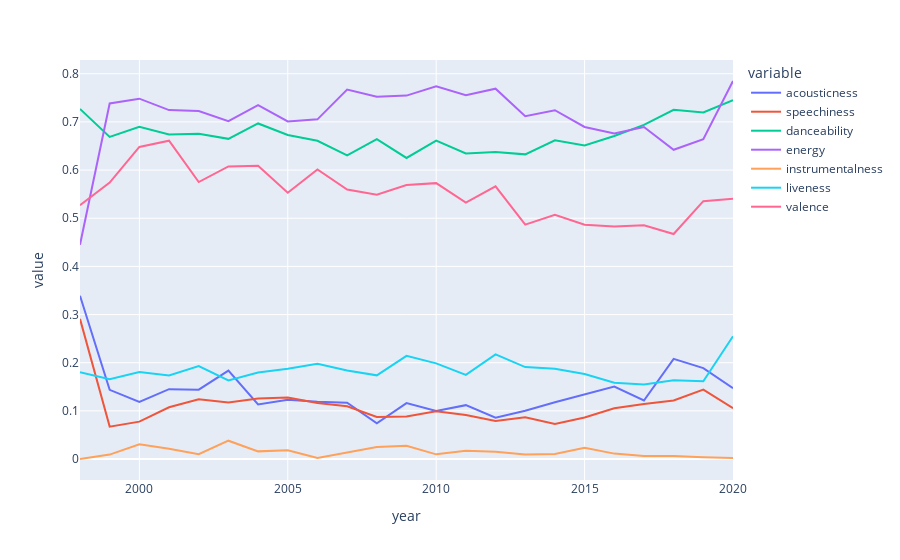

The cell this chart's notebook holds for it:
### Code cell
df_year = df.groupby("year").mean().reset_index()
df_year

song_features = ["acousticness", "speechiness", "danceability", "energy", "instrumentalness", "liveness", "valence"]
fig = px.line(df_year, x = "year", y = song_features)
fig.show()

### Figure 1 — Plotly figure (JSON) as saved in the notebook; plotly's stock layout.template omitted (floating-point values rounded to 4 significant figures)
{"data": [{"hovertemplate": "variable=acousticness<br>year=%{x}<br>value=%{y}<extra></extra>", "legendgroup": "acousticness", "line": {"color": "#636efa", "dash": "solid"}, "marker": {"symbol": "circle"}, "mode": "lines", "name": "acousticness", "orientation": "v", "showlegend": true, "type": "scatter", "x": [1998, 1999, 2000, 2001, 2002, 2003, 2004, 2005, 2006, 2007, 2008, 2009, 2010, 2011, 2012, 2013, 2014, 2015, 2016, 2017, 2018, 2019, 2020], "xaxis": "x", "y": [0.339, 0.1437, 0.1183, 0.1451, 0.144, 0.1836, 0.1133, 0.123, 0.119, 0.1169, 0.07426, 0.116, 0.09977, 0.1118, 0.08587, 0.1001, 0.118, 0.1343, 0.1506, 0.1215, 0.2081, 0.1887, 0.1469], "yaxis": "y"}, {"hovertemplate": "variable=speechiness<br>year=%{x}<br>value=%{y}<extra></extra>", "legendgroup": "speechiness", "line": {"color": "#EF553B", "dash": "solid"}, "marker": {"symbol": "circle"}, "mode": "lines", "name": "speechiness", "orientation": "v", "showlegend": true, "type": "scatter", "x": [1998, 1999, 2000, 2001, 2002, 2003, 2004, 2005, 2006, 2007, 2008, 2009, 2010, 2011, 2012, 2013, 2014, 2015, 2016, 2017, 2018, 2019, 2020], "xaxis": "x", "y": [0.291, 0.06722, 0.07756, 0.1074, 0.1242, 0.1171, 0.1258, 0.1279, 0.1164, 0.1095, 0.08746, 0.08814, 0.09891, 0.09156, 0.07877, 0.08676, 0.0727, 0.08611, 0.1055, 0.1143, 0.1215, 0.1441, 0.1056], "yaxis": "y"}, {"hovertemplate": "variable=danceability<br>year=%{x}<br>value=%{y}<extra></extra>", "legendgroup": "danceability", "line": {"color": "#00cc96", "dash": "solid"}, "marker": {"symbol": "circle"}, "mode": "lines", "name": "danceability", "orientation": "v", "showlegend": true, "type": "scatter", "x": [1998, 1999, 2000, 2001, 2002, 2003, 2004, 2005, 2006, 2007, 2008, 2009, 2010, 2011, 2012, 2013, 2014, 2015, 2016, 2017, 2018, 2019, 2020], "xaxis": "x", "y": [0.727, 0.669, 0.6898, 0.6741, 0.6752, 0.6649, 0.6968, 0.6729, 0.6609, 0.6305, 0.6642, 0.6252, 0.6611, 0.6344, 0.6374, 0.6326, 0.6619, 0.6513, 0.6707, 0.6937, 0.725, 0.7198, 0.7453], "yaxis": "y"}, {"hovertemplate": "variable=energy<br>year=%{x}<br>value=%{y}<extra></extra>", "legendgroup": "energy", "line": {"color": "#ab63fa", "dash": "solid"}, "marker": {"symbol": "circle"}, "mode": "lines", "name": "energy", "orientation": "v", "showlegend": true, "type": "scatter", "x": [1998, 1999, 2000, 2001, 2002, 2003, 2004, 2005, 2006, 2007, 2008, 2009, 2010, 2011, 2012, 2013, 2014, 2015, 2016, 2017, 2018, 2019, 2020], "xaxis": "x", "y": [0.445, 0.7384, 0.7483, 0.7246, 0.7226, 0.7015, 0.7347, 0.701, 0.7053, 0.7671, 0.7523, 0.7547, 0.7738, 0.7556, 0.769, 0.7118, 0.7244, 0.6896, 0.676, 0.6894, 0.6422, 0.6639, 0.785], "yaxis": "y"}, {"hovertemplate": "variable=instrumentalness<br>year=%{x}<br>value=%{y}<extra></extra>", "legendgroup": "instrumentalness", "line": {"color": "#FFA15A", "dash": "solid"}, "marker": {"symbol": "circle"}, "mode": "lines", "name": "instrumentalness", "orientation": "v", "showlegend": true, "type": "scatter", "x": [1998, 1999, 2000, 2001, 2002, 2003, 2004, 2005, 2006, 2007, 2008, 2009, 2010, 2011, 2012, 2013, 2014, 2015, 2016, 2017, 2018, 2019, 2020], "xaxis": "x", "y": [0, 0.009172, 0.03043, 0.02134, 0.01008, 0.03801, 0.01584, 0.01828, 0.001916, 0.01267, 0.02471, 0.02765, 0.009651, 0.0173, 0.015, 0.009205, 0.01031, 0.02311, 0.01119, 0.006002, 0.006388, 0.003652, 0.002195], "yaxis": "y"}, {"hovertemplate": "variable=liveness<br>year=%{x}<br>value=%{y}<extra></extra>", "legendgroup": "liveness", "line": {"color": "#19d3f3", "dash": "solid"}, "marker": {"symbol": "circle"}, "mode": "lines", "name": "liveness", "orientation": "v", "showlegend": true, "type": "scatter", "x": [1998, 1999, 2000, 2001, 2002, 2003, 2004, 2005, 2006, 2007, 2008, 2009, 2010, 2011, 2012, 2013, 2014, 2015, 2016, 2017, 2018, 2019, 2020], "xaxis": "x", "y": [0.18, 0.1656, 0.1805, 0.1737, 0.1928, 0.1632, 0.1797, 0.1876, 0.1977, 0.1836, 0.1737, 0.2141, 0.1986, 0.1748, 0.2173, 0.1909, 0.1876, 0.1765, 0.1583, 0.1549, 0.1635, 0.1616, 0.255], "yaxis": "y"}, {"hovertemplate": "variable=valence<br>year=%{x}<br>value=%{y}<extra></extra>", "legendgroup": "valence", "line": {"color": "#FF6692", "dash": "solid"}, "marker": {"symbol": "circle"}, "mode": "lines", "name": "valence", "orientation": "v", "showlegend": true, "type": "scatter", "x": [1998, 1999, 2000, 2001, 2002, 2003, 2004, 2005, 2006, 2007, 2008, 2009, 2010, 2011, 2012, 2013, 2014, 2015, 2016, 2017, 2018, 2019, 2020], "xaxis": "x", "y": [0.527, 0.574, 0.648, 0.661, 0.5752, 0.6076, 0.6089, 0.5531, 0.6013, 0.5595, 0.5487, 0.5689, 0.5729, 0.5323, 0.5661, 0.4868, 0.5069, 0.4867, 0.4828, 0.4856, 0.4672, 0.5355, 0.5403], "yaxis": "y"}], "layout": {"legend": {"title": {"text": "variable"}, "tracegroupgap": 0}, "margin": {"t": 60}, "xaxis": {"anchor": "y", "domain": [0, 1], "title": {"text": "year"}}, "yaxis": {"anchor": "x", "domain": [0, 1], "title": {"text": "value"}}}}
